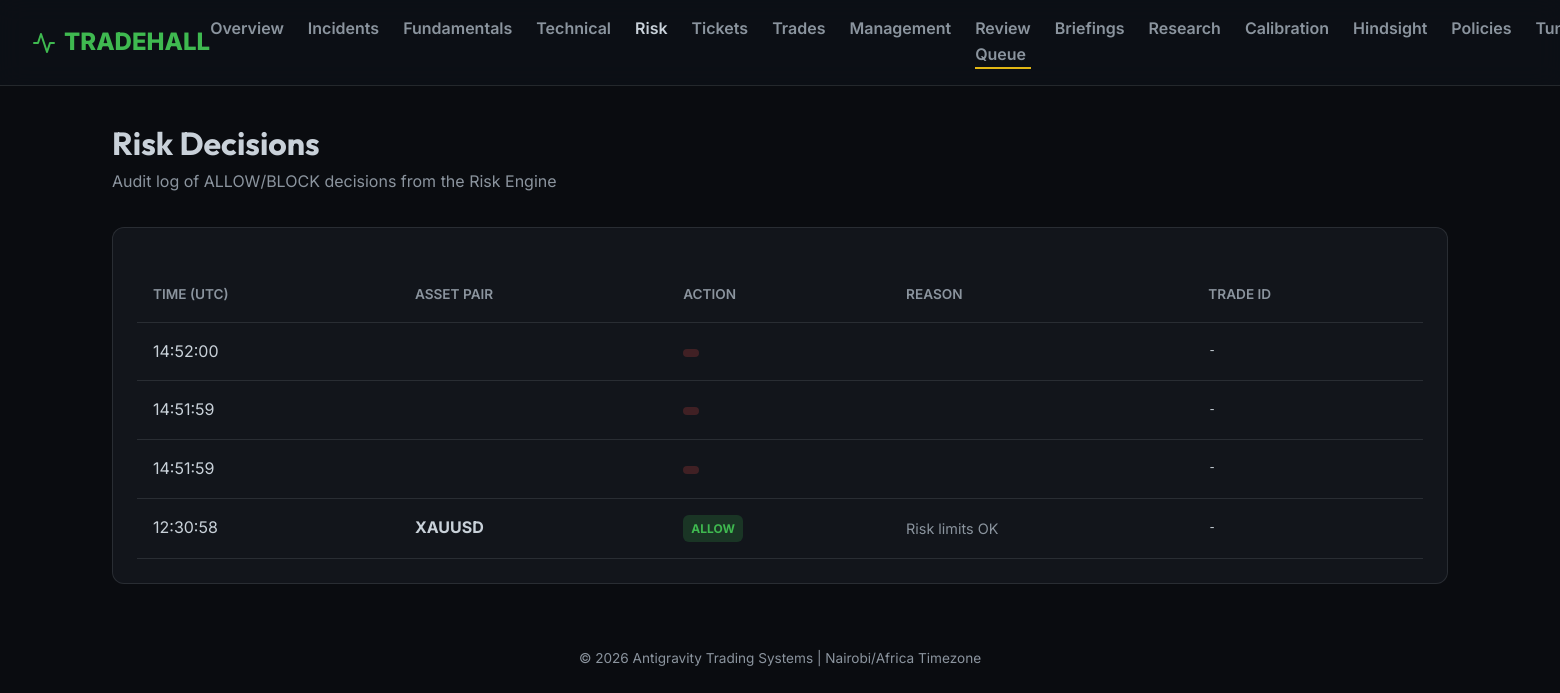
Page /dashboard/risk on the committed database.
### shared/database/models.py (models this page shows)
class Packet(Base):
    __tablename__ = "packets"
    id = Column(Integer, primary_key=True, index=True)
    run_id = Column(Integer, ForeignKey("runs.id"), nullable=False)
    packet_type = Column(String, index=True, nullable=False) # e.g., MarketContextPacket
    schema_version = Column(String, nullable=False)
    data = Column(JSON, nullable=False)
    created_at = Column(DateTime(timezone=True), default=lambda: datetime.now(timezone.utc))
    run = relationship("Run", back_populates="packets")

### services/dashboard/main.py (the view)
@app.get("/dashboard/risk", response_class=HTMLResponse)
async def dashboard_risk(request: Request, db: Session = Depends(db_session.get_db)):
    packets = db.query(Packet).filter(Packet.packet_type == "RiskApprovalPacket").order_by(Packet.created_at.desc()).limit(50).all()
    return render_template("risk.html", {
        "request": request,
        "active_page": "risk",
        "decisions": packets
    })

### services/dashboard/templates/risk.html
{% extends "base.html" %}
{% block content %}
<div class="util-257995">
    <h1>Risk Decisions</h1>
    <p class="util-7abb3a">Audit log of ALLOW/BLOCK decisions from the Risk Engine</p>
</div>
<div class="card">
    <table>
        <thead>
            <tr>
                <th>Time (UTC)</th>
                <th>Asset Pair</th>
                <th>Action</th>
                <th>Reason</th>
                <th>Trade ID</th>
            </tr>
        </thead>
        <tbody>
            {% for decision in decisions %}
            <tr>
                <td>{{ decision.created_at.strftime('%H:%M:%S') }}</td>
                <td class="util-be8e63">{{ decision.data.asset_pair }}</td>
                <td>
                    <span class="badge badge-{{ 'success' if decision.data.action == 'ALLOW' else 'danger' }}">
                        {{ decision.data.action }}
                    </span>
                </td>
                <td class="util-eec58d">{{ decision.data.reason }}</td>
                <td class="util-acf620">{{ decision.data.trade_id or '-' }}</td>
            </tr>
            {% endfor %}
        </tbody>
    </table>
</div>
{% endblock %}

### services/dashboard/static/style.css (style rules this page uses)
.util-7abb3a { color: var(--text-muted); }
.util-257995 { margin-bottom: 2rem; }
.util-be8e63 { font-weight: 700; }
.util-eec58d { font-size: 0.9rem; color: var(--text-muted); }
.util-acf620 { font-family: monospace; font-size: 0.8rem; }

### services/dashboard/templates/base.html (style rules this page uses)
:root { --bg-color: #0a0c10; --card-bg: rgba(22, 27, 34, 0.7); --border-color: rgba(255, 255, 255, 0.1); --accent-green: #3fb950; --accent-blue: #58a6ff; --accent-red: #f85149; --accent-orange: #d2994d; --text-primary: #c9d1d9; --text-muted: #8b949e; --glass-blur: blur(12px); }
* { box-sizing: border-box; margin: 0; padding: 0; }
body { font-family: 'Inter', sans-serif; background-color: var(--bg-color); color: var(--text-primary); line-height: 1.6; overflow-x: hidden; }
h1, h2, h3 { font-family: 'Outfit', sans-serif; font-weight: 700; }
.card { background: var(--card-bg); -webkit-backdrop-filter: var(--glass-blur); backdrop-filter: var(--glass-blur); border: 1px solid var(--border-color); border-radius: 12px; padding: 1.5rem; transition: transform 0.3s ease, box-shadow 0.3s ease; }
.badge { display: inline-block; padding: 0.25rem 0.5rem; border-radius: 6px; font-size: 0.75rem; font-weight: 700; text-transform: uppercase; }
.badge-success { background: rgba(63, 185, 80, 0.2); color: var(--accent-green); }
.badge-danger { background: rgba(248, 81, 73, 0.2); color: var(--accent-red); }
table { width: 100%; border-collapse: collapse; margin-top: 1rem; }
th, td { text-align: left; padding: 1rem; border-bottom: 1px solid var(--border-color); }
th { color: var(--text-muted); font-weight: 600; font-size: 0.85rem; text-transform: uppercase; }

### rows in the picture
Packet: created_at "14:52:00", data "-"
Packet: created_at "14:51:59", data "-"
Packet: created_at "14:51:59", data "-"
Packet: created_at "12:30:58", data.asset_pair "XAUUSD", data.action "ALLOW", data.reason "Risk limits OK", data "-"
